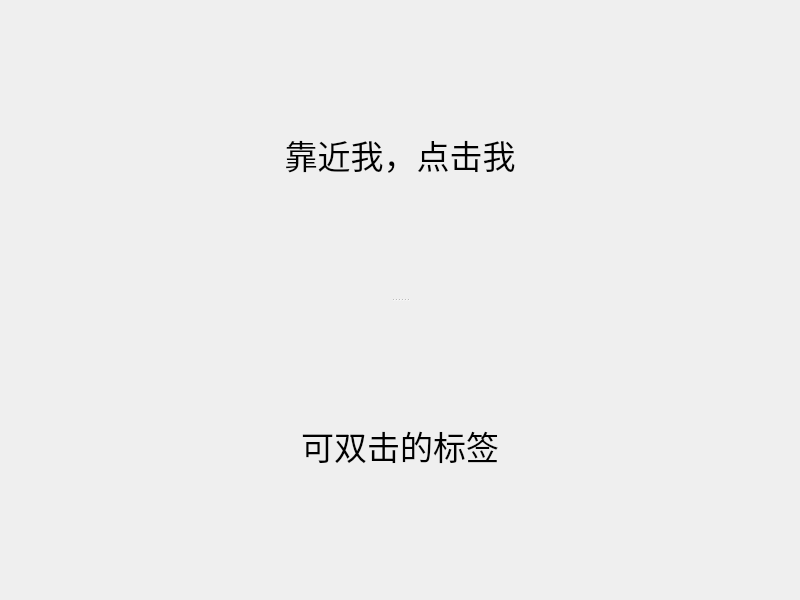
<?xml version="1.0" encoding="UTF-8"?>
<ui version="4.0">
 <class>Widget</class>
 <widget class="QWidget" name="Widget">
  <property name="geometry">
   <rect>
    <x>0</x>
    <y>0</y>
    <width>800</width>
    <height>600</height>
   </rect>
  </property>
  <property name="windowTitle">
   <string>Widget</string>
  </property>
  <layout class="QVBoxLayout" name="verticalLayout">
   <item>
    <widget class="QSplitter" name="splitter">
     <property name="orientation">
      <enum>Qt::Vertical</enum>
     </property>
     <widget class="QLabel" name="lab1">
      <property name="font">
       <font>
        <pointsize>25</pointsize>
       </font>
      </property>
      <property name="text">
       <string>靠近我，点击我</string>
      </property>
      <property name="alignment">
       <set>Qt::AlignCenter</set>
      </property>
     </widget>
     <widget class="QLabel" name="lab2">
      <property name="font">
       <font>
        <pointsize>25</pointsize>
       </font>
      </property>
      <property name="text">
       <string>可双击的标签</string>
      </property>
      <property name="alignment">
       <set>Qt::AlignCenter</set>
      </property>
     </widget>
    </widget>
   </item>
  </layout>
 </widget>
 <resources/>
 <connections/>
</ui>
